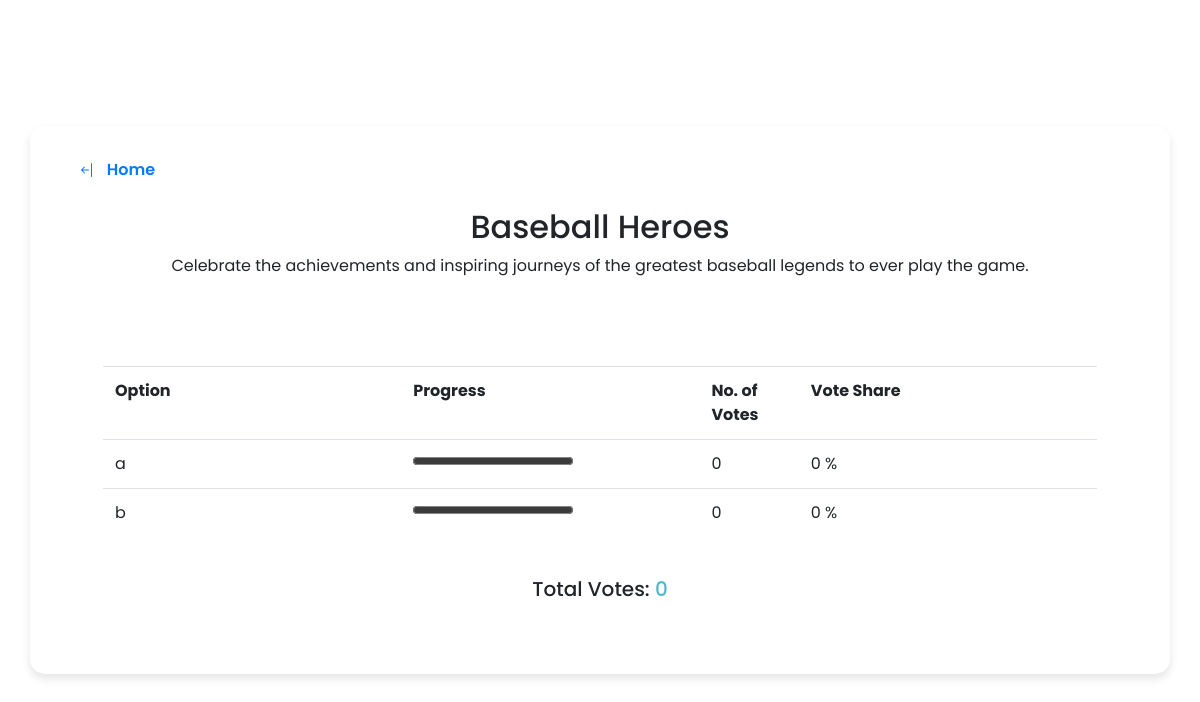
Page /results/1 (signed in) on the committed database.
### app/models.py (models this page shows, shortened)
class Poll(db.Model):
    __tablename__ = 'poll'
    id = db.Column(db.Integer, primary_key=True)
    title = db.Column(db.String(120), nullable=False)
    description = db.Column(db.String(500), nullable=True)
    created_at =db.Column(db.DateTime, default=datetime.now)
    status = db.Column(db.String(20), default='active')
    user_id = db.Column(db.Integer, db.ForeignKey('user.id'), nullable=False)
    is_flagged = db.Column(db.Boolean, default=False)
    options = db.relationship('Option', backref='poll', cascade="all, delete",lazy=True)
    votes = db.relationship('Vote', backref='poll', cascade="all,delete", lazy=True)
    poll_reports = db.relationship('UserPollReport', backref='poll', lazy=True, cascade="all, delete")
    @hybrid_property
    def vote_count(self):
        return len(self.votes)

class Option(db.Model):
    __tablename__ = 'option'
    id= db.Column(db.Integer, primary_key=True)
    text = db.Column(db.String(200), nullable=False)
    poll_id = db.Column(db.Integer, db.ForeignKey('poll.id'), nullable=False)
    votes = db.relationship('Vote', backref='option', cascade="all, delete", lazy=True)
    @hybrid_property
    def vote_count(self):
        return len(self.votes)

### app/routes.py (the view)
@app.route("/results/<poll_id>", methods=['GET', 'POST'])
@login_required
def results(poll_id):
    if request.method == 'POST':
        selected_option_id=request.form['selected_option']
        ps.vote(user_id=current_user.id, poll_id=poll_id, option_id=selected_option_id)
    return render_template("poll_results.html", poll=ps.get_poll(poll_id=poll_id))

### app/auth.py (called while the page is built)
def load_user(user_id):
    return User.query.get(int(user_id))

### app/poll_service.py (called while the page is built)
def get_poll(poll_id):
    return Poll.query.filter_by(id=poll_id).first()

### app/routes.py (called while the page is built)
@login_manager.user_loader
def load_user(user_id):
    return auth.load_user(user_id)

### app/templates/poll_results.html (shortened to what this page needs)
{% extends "base.html" %}
{% block body %}
<div class="wrapper">
<header>
    <a href="{{ url_for('home') }}" class="button">
          &ensp;Home</a>
</header>
<br>
<link rel="stylesheet" href="{{ url_for('static', filename='poll.css') }}" type="text/css"/>
<h2 style="text-align:center;cursor: default;"> {{poll.title}}</h2>
<p style="text-align:center;cursor: default;">{{ poll.description }}</p>
<br>
<div class="poll-area m-5">
<table class="table">
    <tr>
        <th>Option</th>
        <th>Progress</th>
        <th>No. of Votes</th>
        <th>Vote Share</th>
    </tr>
    {% for option in poll.options %}
    <tr>
        {% if poll.vote_count == 0 %}
        {% set value = 0 %}
        {% else%}
        {% set value = ((option.vote_count * 10000) // poll.vote_count) / 100 %}
        {% endif%}
        <td class="col-sm-3">{{option.text}}</td>
        <td class="col-sm-3"><progress style="accent-color:#50B7CB;" id="{{option.id}}" value="{{ value }}" max=100></progress></td>
        <td class="col-sm-1">{{option.vote_count}}</td>
        <td class="col-sm-3">{{value}} %</td>
    </tr>
    {% endfor %}
</table>
<br>
<h5 style="text-align: center;cursor: default;">Total Votes: <p class="vote-count">{{poll.vote_count}}</p></h5>
</div>
</div>
{% endblock %}

### app/static/poll.css (style rules this page uses)
* { margin: 0; padding: 0; box-sizing: border-box; font-family: 'Poppins', sans-serif; }
body { display: flex; align-items: center; justify-content: center; min-height: 100vh; background: url('https://w0.peakpx.com/wallpaper/705/681/HD-wallpaper-pastel-color-colorful-colour-colourful-light-rainbow.jpg'); }
.wrapper { background: #fff; border-radius: 15px; padding: 25px; margin-left: 30px; margin-right: 30px; width: 100%; box-shadow: 0px 5px 10px rgba(0, 0, 0, 0.1); }
.wrapper header { font-size: 22px; font-weight: 600; }
.wrapper .poll-area { margin: 20px 0 15px 0; }
.button { padding: 12px 24px; font-size: 1rem; }
.vote-count { display: inline; color: #50B7CB; }
th, td { cursor: default; }

### rows in the picture
Poll: title "Baseball Heroes", description "Celebrate the achievements and inspiring journeys of the greatest baseball legends to ever play the game."
Option: text "a", vote_count "0", value "0"
Option: text "b", vote_count "0", value "0"

### other values in the picture
{{ poll.vote_count }} "0"
